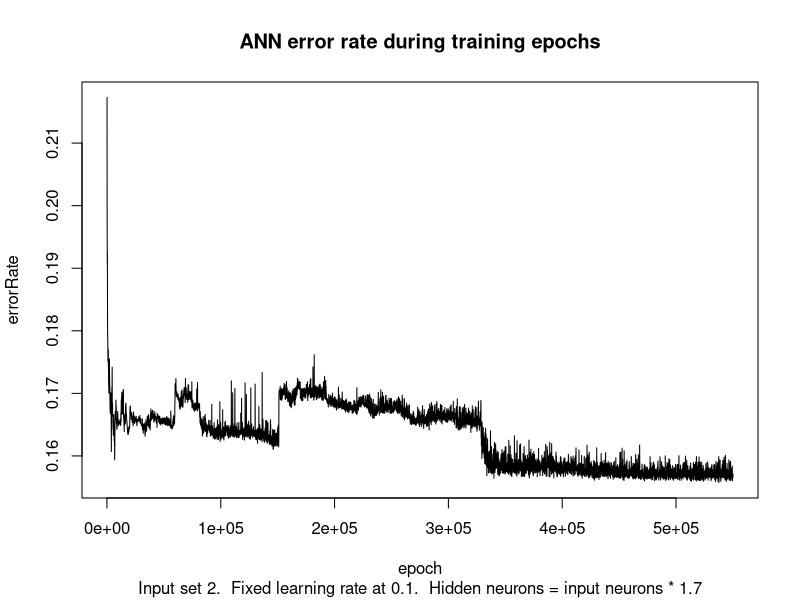

Here is the R script that generated this plot:
setwd("/home/bthj/ITU/ModernAI/eclipseProjects/MAIG-Autumn-2014_MsPacMan/plots")

# neuralNetworkTrainingOutput <- read.table("../data/feedforwardBackpropagationTraining__hiddenNeuronsLessThanTwiceInputSize.tab")
# neuralNetworkTrainingOutput <- read.table("../data/feedforwardBackpropagationTraining__learningRateFixedAt0dot1.tab")
# neuralNetworkTrainingOutput <- read.table("../data/feedforwardBackpropagationTraining__learningRateDownEvery100thEpoch.tab")
# neuralNetworkTrainingOutput <- read.table("../data/feedforwardBackpropagationTraining__learningRateFixedAt0dot1__alternativeInputSet.tab")
# neuralNetworkTrainingOutput <- read.table("../data/feedforwardBackpropagationTraining__learningRateDownEvery100thEpoch__alternativeInputSet.tab")
# neuralNetworkTrainingOutput <- read.table("../data/feedforwardBackpropagationTraining__learningRateDownEvery100thEpoch__alternativeInputSet__hiddenNeuronsLessThanTwiceInputSize.tab")
neuralNetworkTrainingOutput <- read.table("../data/feedforwardBackpropagationTraining__hiddenNeuronsLessThanTwiceInputSize__alternativeInputSet.tab")

epoch = neuralNetworkTrainingOutput$V1
errorRate = neuralNetworkTrainingOutput$V2
learningRate = neuralNetworkTrainingOutput$V3

# plot( epoch, errorRate, type='l', main="ANN error rate during training epochs", sub="Input set 1.  Fixed learning rate at 0.1.  Hidden neurons = input neurons * 1.7" )
# plot( epoch, errorRate, type='l', main="ANN error rate during training epochs", sub="Input set 1.  Fixed learning rate at 0.1.  Hidden neurons = input neurons * (2/3) + output neurons" )
# plot( epoch, errorRate, type='l', main="ANN error rate during training epochs", sub="Input set 1.  Learning rate 1/t (every 100th epoch).  Hidden neurons = input neurons * (2/3) + output neurons" )
# plot( epoch, errorRate, type='l', main="ANN error rate during training epochs", sub="Input set 2.  Fixed learning rate at 0.1.  Hidden neurons = input neurons * (2/3) + output neurons" )
# plot( epoch, errorRate, type='l', main="ANN error rate during training epochs", sub="Input set 2.  Learning rate 1/t (every 100th epoch).  Hidden neurons = input neurons * (2/3) + output neurons" )
# plot( epoch, errorRate, type='l', main="ANN error rate during training epochs", sub="Input set 2.  Learning rate 1/t (every 100th epoch).  Hidden neurons = input neurons * 1.7" )
plot( epoch, errorRate, type='l', main="ANN error rate during training epochs", sub="Input set 2.  Fixed learning rate at 0.1.  Hidden neurons = input neurons * 1.7" )

# plot( epoch, errorRate, type="l", col="red" )
# lines( epoch, learningRate, col="green")
#plot( epoch, learningRate, type="l", col="red" )
